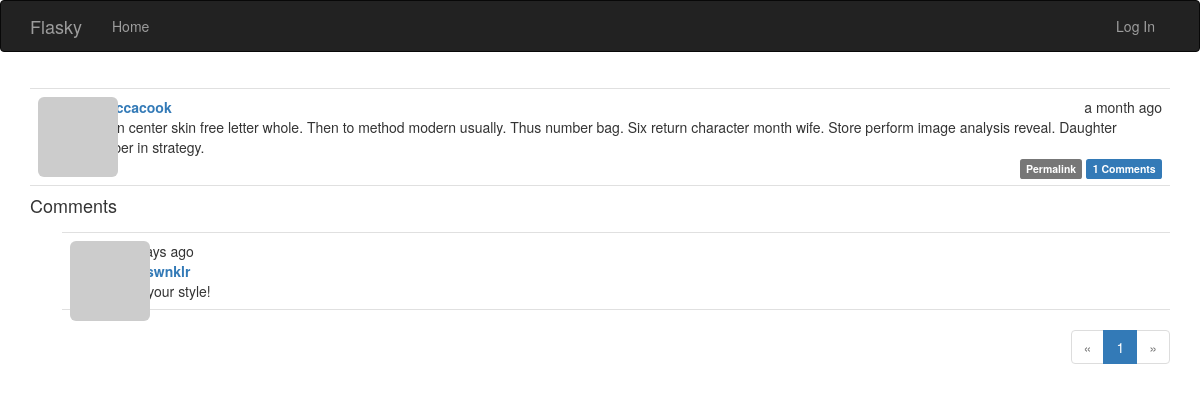
The page /post/29 on the database its author committed.
### app/models.py (models this page shows, shortened)
class Post(db.Model):
    __tablename__ = 'posts'
    id = db.Column(db.Integer, primary_key=True)
    body = db.Column(db.Text)
    body_html = db.Column(db.Text)
    timestamp = db.Column(db.DateTime, index=True, default=datetime.utcnow)
    author_id = db.Column(db.Integer, db.ForeignKey('users.id'))
    comments = db.relationship('Comment', backref='post', lazy='dynamic')

class User(UserMixin, db.Model):
    __tablename__ = 'users'
    id = db.Column(db.Integer, primary_key=True)
    email = db.Column(db.String(64), unique=True, index=True)
    username = db.Column(db.String(64), unique=True, index=True)
    role_id = db.Column(db.Integer, db.ForeignKey('roles.id'))
    password_hash = db.Column(db.String(128))
    confirmed = db.Column(db.Boolean, default=False)
    name = db.Column(db.String(64))
    location = db.Column(db.String(64))
    about_me = db.Column(db.Text())
    member_since = db.Column(db.DateTime(), default=datetime.utcnow)
    last_seen = db.Column(db.DateTime(), default=datetime.utcnow)
    avatar_hash = db.Column(db.String(32))
    posts = db.relationship('Post', backref='author', lazy='dynamic')
    followed = db.relationship('Follow', foreign_keys=[Follow.follower_id],
                               backref=db.backref('follower', lazy='joined'),
                               lazy='dynamic',
                               cascade='all, delete-orphan')
    followers = db.relationship('Follow', foreign_keys=[Follow.followed_id],
                                backref=db.backref('followed', lazy='joined'),
                                lazy='dynamic',
                                cascade='all, delete-orphan')
    comments = db.relationship('Comment', backref='author', lazy='dynamic')
    @property
    def password(self):
        raise AttributeError('password is not a readable attribute')
    def gravatar_hash(self):
        return hashlib.md5(self.email.lower().encode('utf-8')).hexdigest()
    def gravatar(self, size=100, default='identicon', rating='g'):
        url = 'https://secure.gravatar.com/avatar'
        hash = self.avatar_hash or self.gravatar_hash()
        return '{url}/{hash}?s={size}&d={default}&r={rating}'.format(
            url=url, hash=hash, size=size, default=default, rating=rating)

class Comment(db.Model):
    __tablename__ = 'comments'
    id = db.Column(db.Integer, primary_key=True)
    body = db.Column(db.Text)
    body_html = db.Column(db.Text)
    timestamp = db.Column(db.DateTime, index=True, default=datetime.utcnow)
    disabled = db.Column(db.Boolean)
    author_id = db.Column(db.Integer, db.ForeignKey('users.id'))
    post_id = db.Column(db.Integer, db.ForeignKey('posts.id'))

### app/main/views.py (the view)
@main.route('/post/<int:id>', methods=['GET', 'POST'])
def post(id):
    post = Post.query.get_or_404(id)
    form = CommentForm()
    if form.validate_on_submit():
        comment = Comment(body=form.body.data, post=post, author=current_user._get_current_object())
        db.session.add(comment)
        db.session.commit()
        flash('Your comment has been published.')
        return redirect(url_for('.post', id=post.id, page=-1))
    page = request.args.get('page', 1, type=int)
    if page == -1:
        page = (post.comments.count() - 1) // \
            current_app.config['FLASKY_COMMENTS_PER_PAGE'] + 1
    pagination = post.comments.order_by(Comment.timestamp.asc()).paginate(page=page,
                                                                         per_page=current_app.config['FLASKY_COMMENTS_PER_PAGE'],
                                                                          error_out=False)
    comments = pagination.items
    return render_template('post.html', posts=[post], form=form, comments=comments, pagination=pagination)

### app/auth/views.py (called while the page is built)
@auth.before_app_request
def before_request():
    if current_user.is_authenticated:
        current_user.ping()
        if not current_user.confirmed \
                and request.endpoint \
                and request.blueprint != 'auth' \
                and request.endpoint != 'static':
            return redirect(url_for('auth.unconfirmed'))

### app/main/__init__.py (called while the page is built)
@main.app_context_processor
def inject_permissions():
    return dict(Permission=Permission)

### app/models.py (called while the page is built)
    def can(self, permissions):
        return False

    def is_administrator(self):
        return False

### app/templates/post.html (shortened to what this page needs)
{% extends 'base.html' %}
{% import 'bootstrap/wtf.html' as wtf %}
{% import '_macros.html' as macros %}
{% block page_content %}
{% include '_posts.html' %}
<h4 id="comments">Comments</h4>
{% include '_comments.html' %}
{% if pagination %}
<div class="pagination">
    {{ macros.pagination_widget(pagination, '.post', fragment='#comments', id=posts[0].id) }}
</div>
{% endif %}
{% endblock %}

### app/templates/_posts.html (shortened to what this page needs)
<ul class="posts">
    {% for post in posts %}
    <li class="post">
        <div class="post-thumbnail">
            <a href="{{ url_for('.user', username=post.author.username) }}">
                <img class="img-rounded profile-thumbnail" src="{{ post.author.gravatar(size=40) }}">
            </a>
        </div>
        <div class="post-content">
            <div class="post-date">{{ moment(post.timestamp).fromNow() }}</div>
            <div class="post-author"><a href="{{ url_for('.user', username=post.author.username) }}">{{ post.author.username }}</a></div>
            <div class="post-body">
                {% if post.body_html %}
                    {{ post.body_html | safe }}
                {% else %}
                    {{ post.body }}
                {% endif %}
            </div>
            <div class="post-footer">
                <a href="{{ url_for('.post', id=post.id) }}">
                    <span class="label label-default">Permalink</span>
                </a>
                <a href="{{ url_for('.post', id=post.id)}}#comments">
                    <span class="label label-primary">{{ post.comments.count() }} Comments</span>
                </a>
            </div>
        </div>
    </li>
    {% endfor %}
</ul>

### app/templates/_comments.html (shortened to what this page needs)
<ul class="comments">
    {% for comment in comments %}
    <li class="comment">
        <div class="comment-thumbnail">
            <a href="{{ url_for('.user', username=comment.author.username) }}">
                <img class="img-rounded profile-thumbnail" src="{{ comment.author.gravatar(size=40) }}">
            </a>
        </div>
        <div class="comment-content">
            <div class="comment-data">{{ moment(comment.timestamp).fromNow() }}</div>
            <div class="comment-author"><a href="{{ url_for('.user', username=comment.author.username) }}"> {{ comment.author.username }}</a></div>
            <div class="comment-body">
                {% if moderate or not comment.disabled %}
                    {% if comment.body_html %}
                        {{ comment.body_html | safe }}
                    {% else %}
                        {{ comment.body }}
                    {% endif %}
                {% endif %}
            </div>
        </div>
    </li>
    {% endfor %}
</ul>

### app/static/styles.css (style rules this page uses)
.profile-thumbnail { position: absolute; }
ul.posts { list-style-type: none; padding: 0px; margin: 16px 0px 0px 0px; border-top: 1px solid #e0e0e0; }
ul.posts li.post { padding: 8px; border-bottom: 1px solid #e0e0e0; }
div.post-date { float: right; }
div.post-author { font-weight: bold; }
div.post-thumbnail { position: absolute; }
div.post-content { margin-left: 48px; min-height: 48px; }
div.post-footer { text-align: right; }
ul.comments { list-style-type: none; padding: 0px; margin: 16px 0px 0px 0px; }
ul.comments li.comment { margin-left: 32px; padding: 8px; border-bottom: 1px solid #e0e0e0; }
ul.comments li.comment:nth-child(1) { border-top: 1px solid #e0e0e0; }
div.comment-author { font-weight: bold; }
div.comment-thumbnail { position: absolute; }
div.comment-content { margin-left: 48px; min-height: 48px; }
div.pagination { width: 100%; text-align: right; padding: 0px; margin: 0px; }

### rows shown on the page
Post: timestamp "a month ago", author.username "rebeccacook", body "Green center skin free letter whole. Then to method modern usually. Thus number bag. Six return character month wife. Store perform image analysis reveal. Daughter number in strategy.", comments.count "1"
Comment: timestamp "21 days ago", author.username "lucaswnklr", body_html "Like your style!"

### other values the page prints
{{ p }} "1"
